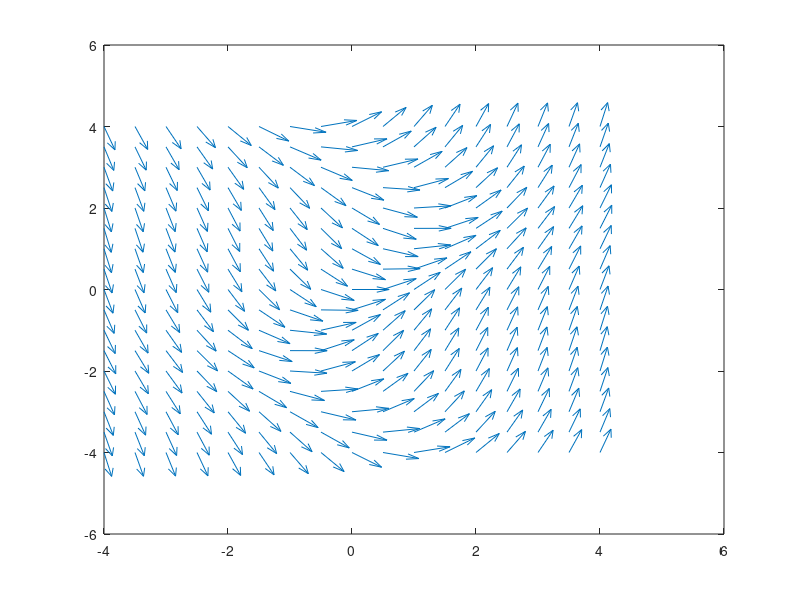

MATLAB code to generate this figure:

close all;
clear all;

% dx/dt = x^2-3xy+y
% dy/dt = -5x+sin(yx)
% 

[x,y] = meshgrid(-2:0.2:2);
dx = x.^2-3*x.*y+y;
dy = -5*x+sin(x.*y);
r = ( dx.^2 + dy.^2 ).^0.5;
px = dx./r;
py = dy./r;


figH =figure; 
[x,y] = meshgrid(-4:.5:4, -4:0.5:4);
dy = x - sin(y); 
dx = ones(size(dy)); 
r = ( dx.^2 + dy.^2 ).^0.5;
px = dx./r;
py = dy./r;
figure(1)
quiver(x,y,px,py);
%print('-depsc2', 'exDirField01.eps'); 

print('-dpdf', 'exDirField01.pdf','-r0');


